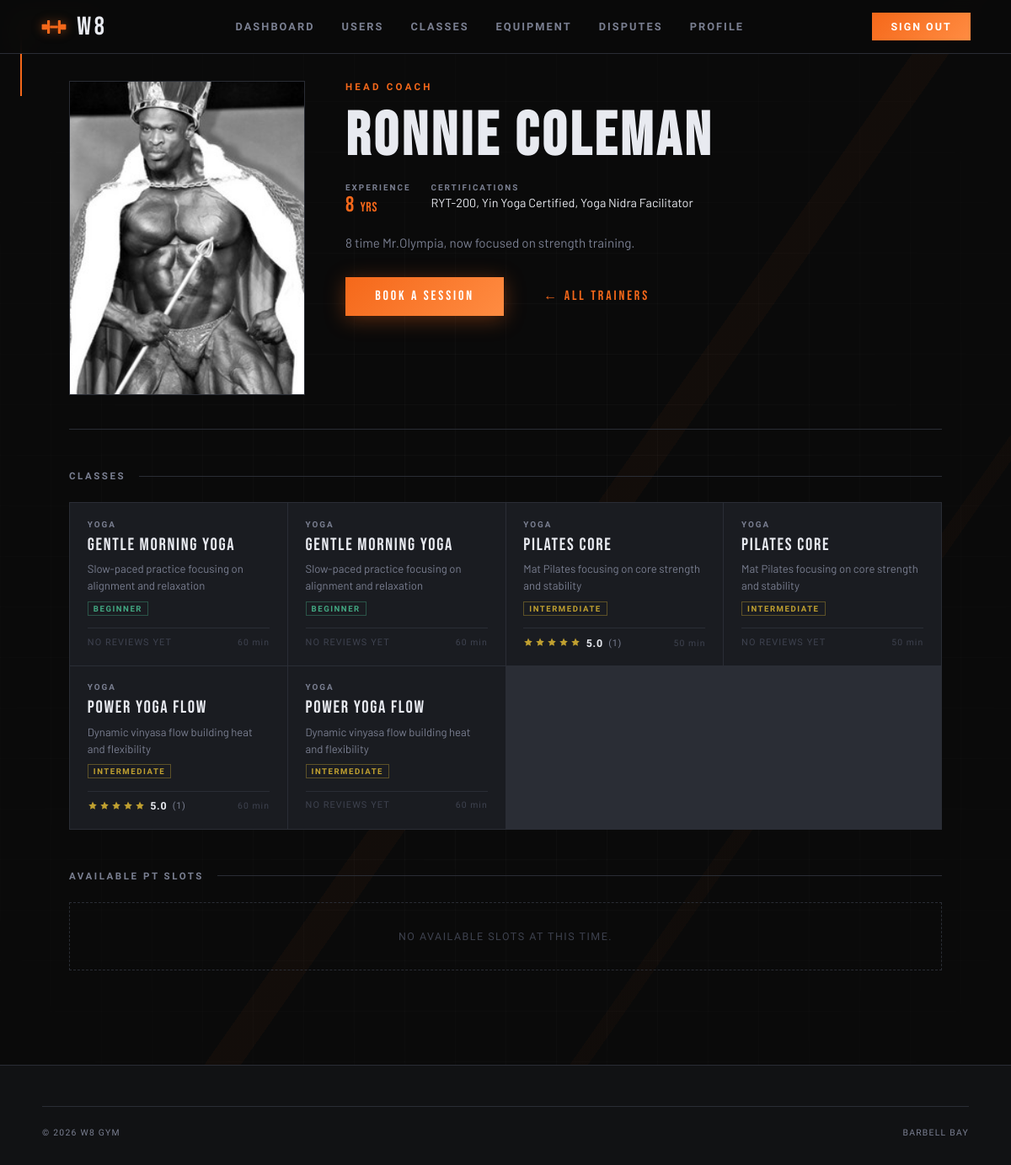
/pages/trainer_profile.php?id=2 (signed in), run on an earlier commit of the app's database.
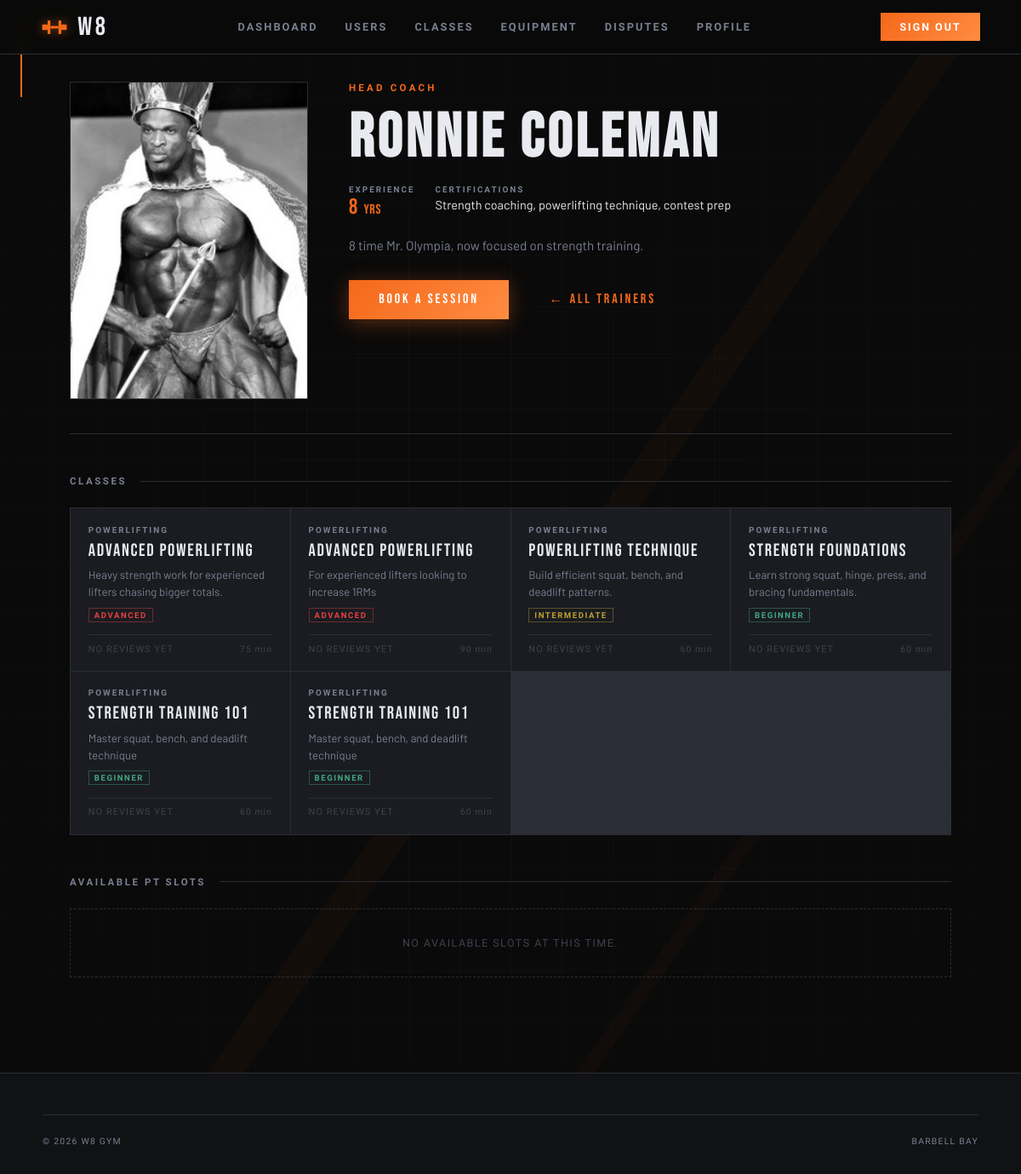
And on a later commit of the database.
### tables this page shows
CREATE TABLE trainer_profiles (
  user_id          INTEGER PRIMARY KEY,
  bio              TEXT    DEFAULT NULL,
  specialty        TEXT    DEFAULT NULL
                           CHECK (specialty IN (
                             'strength','cardio','yoga',
                             'crossfit','pilates','martial_arts','nutrition'
                           ) OR specialty IS NULL),
  certifications   TEXT    DEFAULT NULL,
  years_experience INTEGER DEFAULT 0,
  FOREIGN KEY (user_id) REFERENCES users(id) ON DELETE CASCADE
);

CREATE TABLE classes (
  id            INTEGER PRIMARY KEY AUTOINCREMENT,
  name          TEXT    NOT NULL,
  type          TEXT    NOT NULL
                        CHECK (type IN ('powerlifting','hiit','crossfit','yoga','other')),
  level         TEXT    NOT NULL DEFAULT 'all'
                        CHECK (level IN ('all','beginner','intermediate','advanced')),
  description   TEXT    DEFAULT NULL,
  duration_min  INTEGER NOT NULL DEFAULT 60,
  capacity      INTEGER NOT NULL DEFAULT 20,
  trainer_id    INTEGER DEFAULT NULL,
  is_active     INTEGER NOT NULL DEFAULT 1,
  created_at    TEXT    NOT NULL DEFAULT (datetime('now')),
  updated_at    TEXT    NOT NULL DEFAULT (datetime('now')),
  FOREIGN KEY (trainer_id) REFERENCES users(id) ON DELETE SET NULL
);

CREATE TABLE users (
  id             INTEGER PRIMARY KEY AUTOINCREMENT,
  username       TEXT    NOT NULL UNIQUE,
  email          TEXT    NOT NULL UNIQUE,
  password_hash  TEXT    NOT NULL,
  first_name     TEXT    NOT NULL,
  last_name      TEXT    NOT NULL,
  phone          TEXT    DEFAULT NULL,
  date_of_birth  TEXT    DEFAULT NULL,   -- ISO-8601: YYYY-MM-DD
  photo_path     TEXT    DEFAULT NULL,   -- stored relative path
  role           TEXT    NOT NULL DEFAULT 'member'
                         CHECK (role IN ('member','trainer','admin')),
  is_active      INTEGER NOT NULL DEFAULT 1,
  created_at     TEXT    NOT NULL DEFAULT (datetime('now')),
  updated_at     TEXT    NOT NULL DEFAULT (datetime('now'))
  -- NOTE: update updated_at via UPDATE trigger or in application code
);

### pages/trainer_profile.php (the view, shortened to what the changed rows need)
<?php
$db    = get_db();
$trainer_id = (int)($_GET['id'] ?? 0);
$stmt = $db->prepare(
    "SELECT u.id, u.first_name, u.last_name, u.photo_path, u.email,
            tp.bio, tp.specialty, tp.certifications, tp.years_experience
     FROM users u
     LEFT JOIN trainer_profiles tp ON tp.user_id = u.id
     WHERE u.id = ? AND u.role = 'trainer' AND u.is_active = 1
     LIMIT 1"
);
$stmt->execute([$trainer_id]);
$trainer = $stmt->fetch();
$stmt = $db->prepare(
    "SELECT c.id, c.name, c.type, c.level, c.duration_min, c.capacity, c.description,
            ROUND(AVG(cr.rating), 1)  AS avg_rating,
            COUNT(cr.id)              AS review_count
     FROM classes c
     LEFT JOIN class_sessions cs ON cs.class_id = c.id
     LEFT JOIN class_reviews cr  ON cr.session_id = cs.id
     WHERE c.trainer_id = ? AND c.is_active = 1
     GROUP BY c.id
     ORDER BY c.name ASC"
);
$stmt->execute([$trainer_id]);
$classes = $stmt->fetchAll();
$level_classes = [
    'beginner'     => 'trainer-class-card__level--beginner',
    'intermediate' => 'trainer-class-card__level--intermediate',
    'advanced'     => 'trainer-class-card__level--advanced',
];
function trainer_specialty_label(?string $specialty): string {
    $labels = [
        'strength' => 'Head Coach',
        'cardio'   => 'HIIT & Conditioning',
        'crossfit' => 'CrossFit',
        'yoga'     => 'Yoga & Recovery',
    ];
    return $labels[$specialty] ?? ucfirst(str_replace('_', ' ', (string)$specialty));
}
function render_stars(float $rating): string {
    $html = '<div class="rating__stars">';
    for ($i = 1; $i <= 5; $i++) {
        if ($rating >= $i) {
            $cls = 'rating__star rating__star--filled';
        } elseif ($rating >= $i - 0.5) {
            $cls = 'rating__star rating__star--half';
        } else {
            $cls = 'rating__star';
        }
        $html .= '<svg class="' . $cls . '" viewBox="0 0 20 20" fill="currentColor">'
               . '<path d="M10 1l2.39 4.84L18 6.91l-4 3.9.94 5.5L10 13.77l-4.94 2.54L6 10.81 2 6.91l5.61-.07z"/>'
               . '</svg>';
    }
    $html .= '</div>';
    return $html;
}
?>
<!DOCTYPE html>
<html lang="en">
<head>
  <link rel="stylesheet" href="../css/base.css">
  <link rel="stylesheet" href="../css/components.css">
  <link rel="stylesheet" href="../css/trainers.css">
</head>
<body>
  <main class="trainer-profile">
    <header class="trainer-profile__header">
      <div class="trainer-profile__photo">
        <?php if (!empty($trainer['photo_path'])): ?>
          <img src="../<?= htmlspecialchars($trainer['photo_path']) ?>"
               alt="<?= htmlspecialchars($trainer['first_name'] . ' ' . $trainer['last_name']) ?>">
        <?php endif; ?>
      </div>
      <section class="trainer-profile__info">
        <?php if (!empty($trainer['specialty'])): ?>
          <div class="trainer-profile__specialty">
            <?= htmlspecialchars(trainer_specialty_label($trainer['specialty'])) ?>
          </div>
        <?php endif; ?>
        <h1 class="trainer-profile__name">
          <?= htmlspecialchars($trainer['first_name'] . ' ' . $trainer['last_name']) ?>
        </h1>
        <div class="trainer-profile__meta">
          <div class="trainer-profile__meta-item">
            <span class="trainer-profile__meta-label">Experience</span>
            <span class="trainer-profile__meta-value">
              <?= (int)($trainer['years_experience'] ?? 0) ?>
              <span style="font-size:1rem;letter-spacing:.04em;">yrs</span>
            </span>
          </div>
          <?php if (!empty($trainer['certifications'])): ?>
          <div class="trainer-profile__meta-item">
            <span class="trainer-profile__meta-label">Certifications</span>
            <span class="trainer-profile__meta-value--text">
              <?= htmlspecialchars($trainer['certifications']) ?>
            </span>
          </div>
          <?php endif; ?>
        </div>
        <?php if (!empty($trainer['bio'])): ?>
          <p class="trainer-profile__bio">
            <?= htmlspecialchars($trainer['bio']) ?>
          </p>
        <?php endif; ?>
        <div class="trainer-profile__cta">
          <a href="pt_bookings.php?trainer_id=<?= $trainer['id'] ?>" class="btn btn-primary">
          </a>
          <a href="trainers.php" class="btn btn-secondary">
          </a>
        </div>
      </section>
    </header>
    <section class="trainer-profile__classes">
      <?php if (empty($classes)): ?>
        <div class="trainers-empty">
          <svg class="trainers-empty__icon" viewBox="0 0 24 24" fill="none">
            <rect x="3" y="4" width="18" height="18" rx="2" stroke="currentColor" stroke-width="1.5"/>
            <path d="M3 10h18M8 2v4M16 2v4" stroke="currentColor" stroke-width="1.5" stroke-linecap="round"/>
          </svg>
          No active classes assigned to this trainer.
        </div>
      <?php else: ?>
        <div class="trainer-classes-grid">
          <?php foreach ($classes as $c): ?>
          <article class="trainer-class-card">
            <div class="trainer-class-card__type"><?= ucfirst(htmlspecialchars($c['type'])) ?></div>
            <div class="trainer-class-card__name"><?= htmlspecialchars($c['name']) ?></div>
            <?php if (!empty($c['description'])): ?>
              <p style="font-family:var(--font-body,var(--fb));font-size:.82rem;color:var(--color-subtle,var(--subtle));line-height:1.5;margin:0;">
                <?= htmlspecialchars($c['description']) ?>
              </p>
            <?php endif; ?>
            <span class="trainer-class-card__level <?= $level_classes[$c['level']] ?? '' ?>">
              <?= ucfirst(htmlspecialchars($c['level'])) ?>
            </span>
            <div class="trainer-class-card__footer">
              <?php if ((int)$c['review_count'] === 0): ?>
                <span class="rating--no-reviews">No reviews yet</span>
              <?php else: ?>
                <div class="rating">
                  <?= render_stars((float)$c['avg_rating']) ?>
                  <span class="rating__value"><?= number_format((float)$c['avg_rating'], 1) ?></span>
                  <span class="rating__count">(<?= (int)$c['review_count'] ?>)</span>
                </div>
              <?php endif; ?>
              <span style="font-family:var(--font-ui,var(--fu));font-size:.65rem;letter-spacing:.1em;color:var(--color-muted,var(--muted));">
                <?= $c['duration_min'] ?> min
              </span>
            </div>
          </article>
          <?php endforeach; ?>
        </div>
      <?php endif; ?>
    </section>
  </main>
</body>
</html>

What changed in the data, as far as the page shows it:
no longer on this page (row edited): classes: type "YOGA", name "Gentle Morning Yoga", description "Slow-paced practice focusing on alignment and relaxation", level "BEGINNER", shows "NO REVIEWS YET", duration_min "60"
no longer on this page (row edited): classes: type "YOGA", name "Gentle Morning Yoga", description "Slow-paced practice focusing on alignment and relaxation", level "BEGINNER", shows "NO REVIEWS YET", duration_min "60"
no longer on this page (row edited): classes: type "YOGA", name "Pilates Core", description "Mat Pilates focusing on core strength and stability", level "INTERMEDIATE", avg_rating "5.0", review_count "1", duration_min "50"
no longer on this page (row edited): classes: type "YOGA", name "Pilates Core", description "Mat Pilates focusing on core strength and stability", level "INTERMEDIATE", shows "NO REVIEWS YET", duration_min "50"
no longer on this page (row edited): classes: type "YOGA", name "Power Yoga Flow", description "Dynamic vinyasa flow building heat and flexibility", level "INTERMEDIATE", avg_rating "5.0", review_count "1", duration_min "60"
no longer on this page (row edited): classes: type "YOGA", name "Power Yoga Flow", description "Dynamic vinyasa flow building heat and flexibility", level "INTERMEDIATE", shows "NO REVIEWS YET", duration_min "60"
changed trainer_profiles "HEAD COACH": certifications "RYT-200, Yin Yoga Certified, Yoga Nidra Facilitator" → "Strength coaching, powerlifting technique, contest prep"; bio "8 time Mr.Olympia, now focused on strength training." → "8 time Mr. Olympia, now focused on strength training."
now on this page (row edited): classes: type "POWERLIFTING", name "Advanced Powerlifting", description "Heavy strength work for experienced lifters chasing bigger totals.", level "ADVANCED", shows "NO REVIEWS YET", duration_min "75"
now on this page (row edited): classes: type "POWERLIFTING", name "Advanced Powerlifting", description "For experienced lifters looking to increase 1RMs", level "ADVANCED", shows "NO REVIEWS YET", duration_min "90"
added classes: type "POWERLIFTING", name "Powerlifting Technique", description "Build efficient squat, bench, and deadlift patterns.", level "INTERMEDIATE", shows "NO REVIEWS YET", duration_min "60"
added classes: type "POWERLIFTING", name "Strength Foundations", description "Learn strong squat, hinge, press, and bracing fundamentals.", level "BEGINNER", shows "NO REVIEWS YET", duration_min "60"
now on this page (row edited): classes: type "POWERLIFTING", name "Strength Training 101", description "Master squat, bench, and deadlift technique", level "BEGINNER", shows "NO REVIEWS YET", duration_min "60"
now on this page (row edited): classes: type "POWERLIFTING", name "Strength Training 101", description "Master squat, bench, and deadlift technique", level "BEGINNER", shows "NO REVIEWS YET", duration_min "60"
